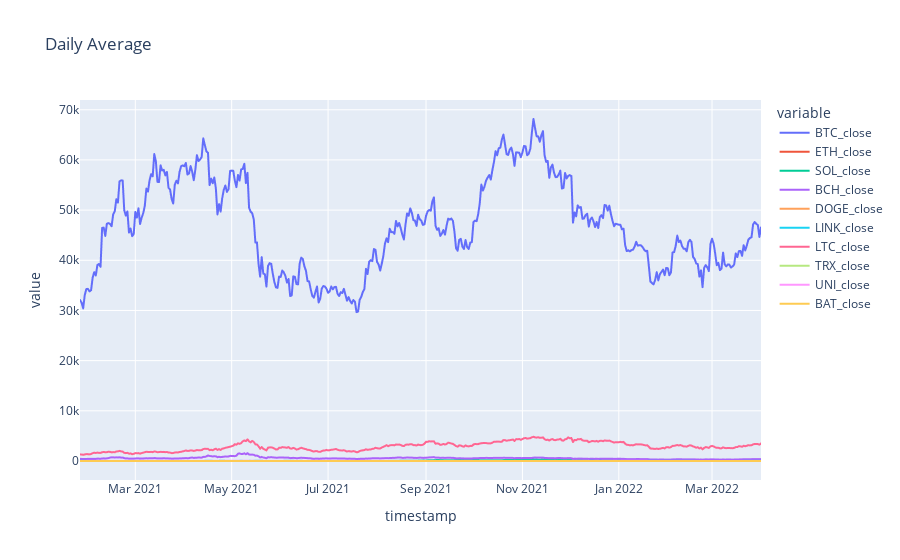

The cell this chart's notebook holds for it:
### Code cell
crypto_prices_1_day=crypto_prices.rolling(window=1).mean()
cypto_prices_1_day = px.line(
crypto_prices_1_day, title="Daily Average")

cypto_prices_1_day

### Figure 1 — Plotly figure (JSON) as saved in the notebook; plotly's stock layout.template omitted (floating-point values rounded to 4 significant figures; data arrays with more than 128 entries replaced by an {"elided": "..."} marker saying what was removed)
{"data": [{"hovertemplate": "variable=BTC_close<br>timestamp=%{x}<br>value=%{y}<extra></extra>", "legendgroup": "BTC_close", "line": {"color": "#636efa", "dash": "solid"}, "marker": {"symbol": "circle"}, "mode": "lines", "name": "BTC_close", "showlegend": true, "type": "scattergl", "x": {"elided": "432 str values"}, "xaxis": "x", "y": {"elided": "432 float values"}, "yaxis": "y"}, {"hovertemplate": "variable=ETH_close<br>timestamp=%{x}<br>value=%{y}<extra></extra>", "legendgroup": "ETH_close", "line": {"color": "#EF553B", "dash": "solid"}, "marker": {"symbol": "circle"}, "mode": "lines", "name": "ETH_close", "showlegend": true, "type": "scattergl", "x": {"elided": "432 str values"}, "xaxis": "x", "y": {"elided": "432 float values"}, "yaxis": "y"}, {"hovertemplate": "variable=SOL_close<br>timestamp=%{x}<br>value=%{y}<extra></extra>", "legendgroup": "SOL_close", "line": {"color": "#00cc96", "dash": "solid"}, "marker": {"symbol": "circle"}, "mode": "lines", "name": "SOL_close", "showlegend": true, "type": "scattergl", "x": {"elided": "432 str values"}, "xaxis": "x", "y": {"elided": "432 float values"}, "yaxis": "y"}, {"hovertemplate": "variable=BCH_close<br>timestamp=%{x}<br>value=%{y}<extra></extra>", "legendgroup": "BCH_close", "line": {"color": "#ab63fa", "dash": "solid"}, "marker": {"symbol": "circle"}, "mode": "lines", "name": "BCH_close", "showlegend": true, "type": "scattergl", "x": {"elided": "432 str values"}, "xaxis": "x", "y": {"elided": "432 float values"}, "yaxis": "y"}, {"hovertemplate": "variable=DOGE_close<br>timestamp=%{x}<br>value=%{y}<extra></extra>", "legendgroup": "DOGE_close", "line": {"color": "#FFA15A", "dash": "solid"}, "marker": {"symbol": "circle"}, "mode": "lines", "name": "DOGE_close", "showlegend": true, "type": "scattergl", "x": {"elided": "432 str values"}, "xaxis": "x", "y": {"elided": "432 float values"}, "yaxis": "y"}, {"hovertemplate": "variable=LINK_close<br>timestamp=%{x}<br>value=%{y}<extra></extra>", "legendgroup": "LINK_close", "line": {"color": "#19d3f3", "dash": "solid"}, "marker": {"symbol": "circle"}, "mode": "lines", "name": "LINK_close", "showlegend": true, "type": "scattergl", "x": {"elided": "432 str values"}, "xaxis": "x", "y": {"elided": "432 float values"}, "yaxis": "y"}, {"hovertemplate": "variable=LTC_close<br>timestamp=%{x}<br>value=%{y}<extra></extra>", "legendgroup": "LTC_close", "line": {"color": "#FF6692", "dash": "solid"}, "marker": {"symbol": "circle"}, "mode": "lines", "name": "LTC_close", "showlegend": true, "type": "scattergl", "x": {"elided": "432 str values"}, "xaxis": "x", "y": {"elided": "432 float values"}, "yaxis": "y"}, {"hovertemplate": "variable=TRX_close<br>timestamp=%{x}<br>value=%{y}<extra></extra>", "legendgroup": "TRX_close", "line": {"color": "#B6E880", "dash": "solid"}, "marker": {"symbol": "circle"}, "mode": "lines", "name": "TRX_close", "showlegend": true, "type": "scattergl", "x": {"elided": "432 str values"}, "xaxis": "x", "y": {"elided": "432 float values"}, "yaxis": "y"}, {"hovertemplate": "variable=UNI_close<br>timestamp=%{x}<br>value=%{y}<extra></extra>", "legendgroup": "UNI_close", "line": {"color": "#FF97FF", "dash": "solid"}, "marker": {"symbol": "circle"}, "mode": "lines", "name": "UNI_close", "showlegend": true, "type": "scattergl", "x": {"elided": "432 str values"}, "xaxis": "x", "y": {"elided": "432 float values"}, "yaxis": "y"}, {"hovertemplate": "variable=BAT_close<br>timestamp=%{x}<br>value=%{y}<extra></extra>", "legendgroup": "BAT_close", "line": {"color": "#FECB52", "dash": "solid"}, "marker": {"symbol": "circle"}, "mode": "lines", "name": "BAT_close", "showlegend": true, "type": "scattergl", "x": {"elided": "432 str values"}, "xaxis": "x", "y": {"elided": "432 float values"}, "yaxis": "y"}], "layout": {"autosize": true, "legend": {"title": {"text": "variable"}, "tracegroupgap": 0}, "title": {"text": "Daily Average"}, "xaxis": {"anchor": "y", "autorange": true, "domain": [0, 1], "range": ["2021-01-25", "2022-04-01"], "title": {"text": "timestamp"}, "type": "date"}, "yaxis": {"anchor": "x", "autorange": true, "domain": [0, 1], "range": [-3786.0, 71940.0], "title": {"text": "value"}, "type": "linear"}}}
